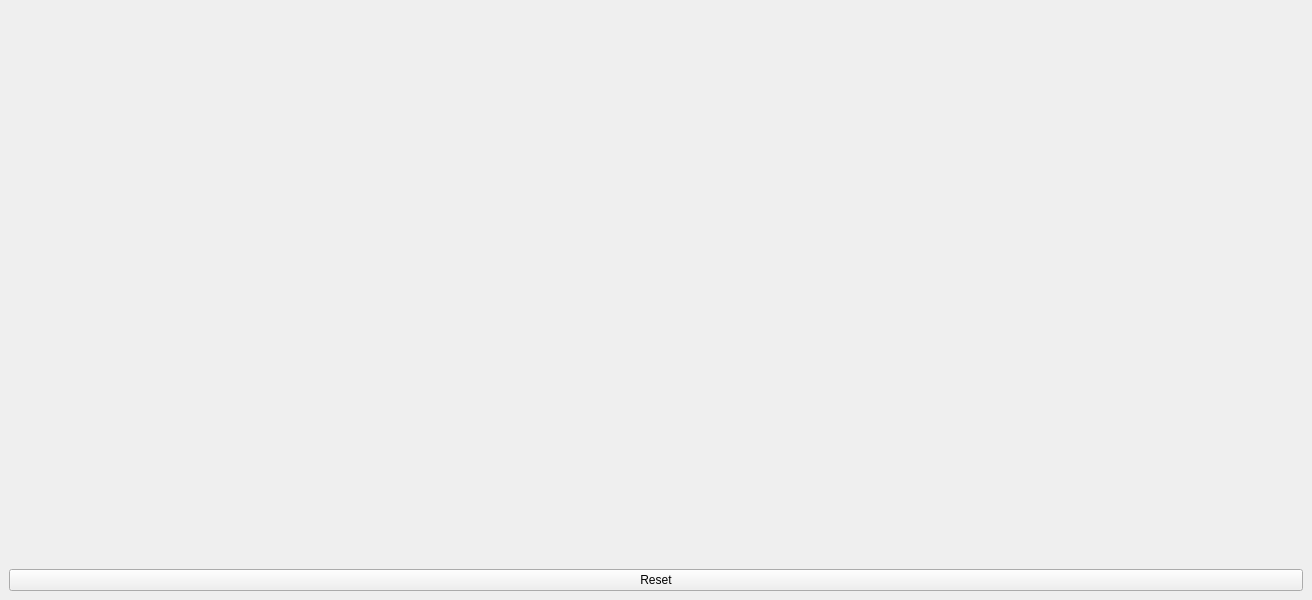
<?xml version="1.0" encoding="UTF-8"?>
<ui version="4.0">
 <class>MainWindow</class>
 <widget class="QMainWindow" name="MainWindow">
  <property name="geometry">
   <rect>
    <x>0</x>
    <y>0</y>
    <width>1312</width>
    <height>600</height>
   </rect>
  </property>
  <property name="windowTitle">
   <string>MainWindow</string>
  </property>
  <widget class="QWidget" name="centralwidget">
   <layout class="QVBoxLayout" name="verticalLayout">
    <item>
     <widget class="ArmDisplay" name="armCanvas" native="true">
      <property name="sizePolicy">
       <sizepolicy hsizetype="Expanding" vsizetype="Preferred">
        <horstretch>0</horstretch>
        <verstretch>0</verstretch>
       </sizepolicy>
      </property>
     </widget>
    </item>
    <item>
     <widget class="QPushButton" name="resetButton">
      <property name="text">
       <string>Reset</string>
      </property>
     </widget>
    </item>
   </layout>
  </widget>
 </widget>
 <customwidgets>
  <customwidget>
   <class>ArmDisplay</class>
   <extends>QWidget</extends>
   <header>armdisplay.h</header>
   <container>1</container>
  </customwidget>
 </customwidgets>
 <resources/>
 <connections/>
</ui>
